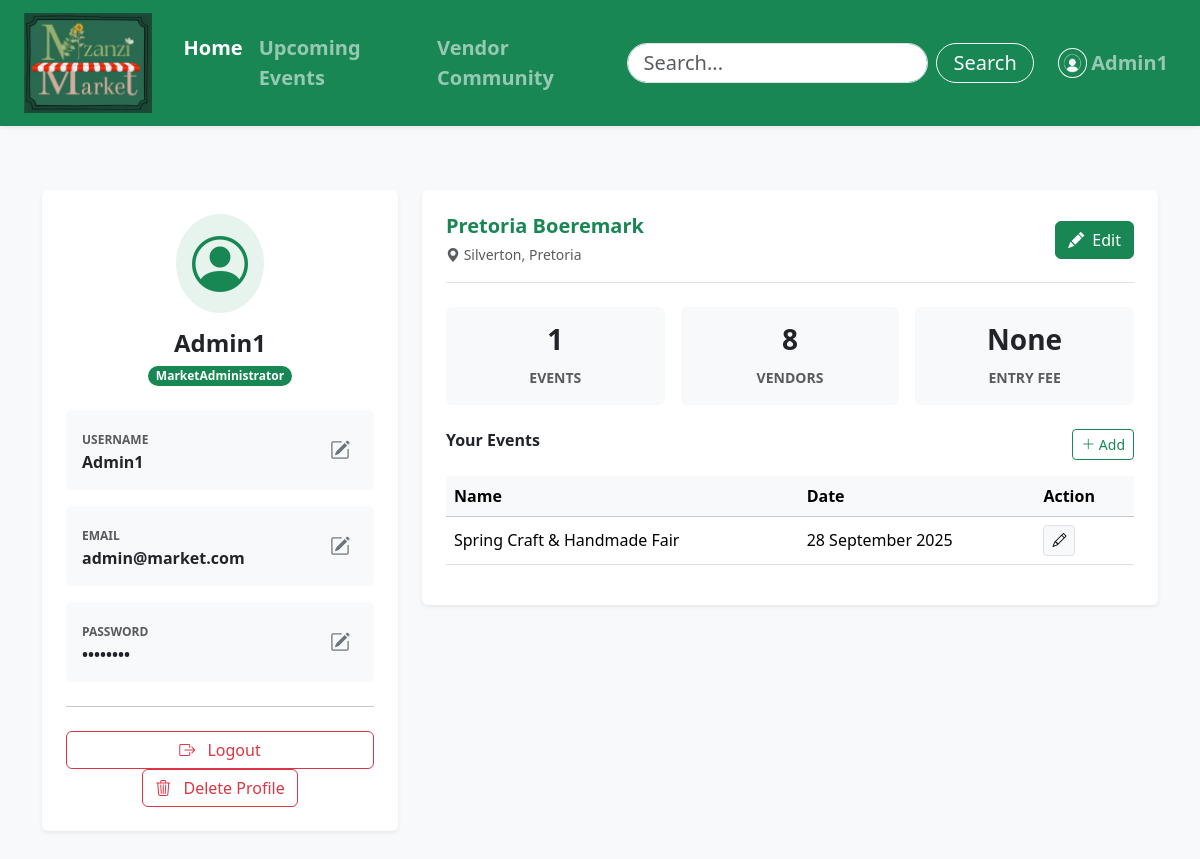
/userpage (signed in), run on the app's committed database.
### tables this page shows
CREATE TABLE "User" (
	"UserID"	INTEGER,
	"Username"	TEXT NOT NULL,
	"Email"	TEXT NOT NULL,
	"Password"	TEXT NOT NULL,
	"Classification"	TEXT NOT NULL CHECK("Classification" IN ('Customer', 'Vendor', 'MarketAdministrator')),
	PRIMARY KEY("UserID" AUTOINCREMENT)
);

CREATE TABLE "Market" (
	"MarketID"	INTEGER,
	"MarketName"	TEXT NOT NULL,
	"MarketDescription"	TEXT,
	"MarketLocationLink"	TEXT,
	"MarketLocation"	TEXT,
	"MarketEntryFee"	TEXT,
	"MarketDate"	DATETIME,
	"MarketDays"	TEXT,
	"MarketPoster"	BLOB,
	"MarketInstagram"	TEXT,
	"MarketFacebook"	TEXT,
	"MarketMap"	BLOB,
	"MarketAdministratorID"	INTEGER,
	PRIMARY KEY("MarketID" AUTOINCREMENT),
	FOREIGN KEY("MarketAdministratorID") REFERENCES "MarketAdministrator"("MarketAdministratorID")
);

CREATE TABLE "Events" (
	"EventID"	INTEGER,
	"EventName"	TEXT NOT NULL,
	"EventDescription"	TEXT,
	"EventDate"	DATETIME,
	"EventDays"	TEXT,
	"EventBookingLink"	TEXT,
	"EventPoster"	BLOB,
	"MarketID"	INTEGER NOT NULL,
	PRIMARY KEY("EventID" AUTOINCREMENT),
	FOREIGN KEY("MarketID") REFERENCES "Market"("MarketID")
);

### app.py (the view, shortened to what this page needs)
@app.route("/userpage", methods=['GET', 'POST'])
def userpage():
    if 'user_id' not in session:
        flash("Please log in to view your profile.", "warning")
        return redirect(url_for("login"))
    conn = get_db_connection()
    conn.row_factory = sqlite3.Row # Ensure we can access columns by name
    user_id = session['user_id']
    user = conn.execute("SELECT * FROM User WHERE UserID = ?", (user_id,)).fetchone()
    market = None
    events = []
    vendors = []
    if user['Classification'] == 'MarketAdministrator': # Note: No space based on your DB
        market = conn.execute("SELECT * FROM Market WHERE MarketAdministratorID = ?", (user_id,)).fetchone()
        if market:
            events = conn.execute("SELECT * FROM Events WHERE MarketID = ?", (market['MarketID'],)).fetchall()
            vendors = conn.execute("SELECT * FROM Vendor").fetchall()
    conn.close()
    return render_template("userpage.html", user=user, market=market, events=events, vendors=vendors)

### templates/userpage.html (shortened to what this page needs)
<!DOCTYPE html>
<html lang="en">
<head>
  <link href="https://cdn.jsdelivr.net/npm/bootstrap@5.3.3/dist/css/bootstrap.min.css" rel="stylesheet">
  <link href="https://cdn.jsdelivr.net/npm/bootstrap-icons/font/bootstrap-icons.css" rel="stylesheet">
</head>
<body class="bg-light">
    <header id="pageTop">
      <nav
        class="navbar navbar-expand-lg navbar-dark bg-success shadow-sm sticky-top py-2"
      >
        <div class="container-fluid px-4">
          <a class="navbar-brand d-flex align-items-center me-3" href="home">
            <img
              src="{{ url_for('static', filename='images/Logo.png') }}"
              alt="Mzanzi Market"
              height="100"
              class="me-2"
            />
          </a>
          <div class="collapse navbar-collapse" id="navbarSupportedContent">
            <ul class="navbar-nav me-auto mb-2 mb-lg-0">
              <li class="nav-item">
                <a class="nav-link fw-semibold fs-5 active" href=""
                  >Home</a
                >
              </li>
              <li class="nav-item">
                <a class="nav-link fw-semibold fs-5" href="events"
                  >Upcoming Events</a
                >
              </li>
              <li class="nav-item">
                <a class="nav-link fw-semibold fs-5" href="vendors"
                  >Vendor Community</a
                >
              </li>
            </ul>
            <div class="d-flex align-items-center">
              <form class="d-flex me-3" role="search">
                <input
                  class="form-control me-2 rounded-pill px-3 py-1 fs-5"
                  type="search"
                  placeholder="Search..."
                  aria-label="Search"
                />
                <button
                  class="btn btn-outline-light rounded-pill px-3 py-1 fs-5"
                  type="submit"
                >
                  Search
                </button>
              </form>
              <ul class="navbar-nav d-flex align-items-center mb-0">
                <li class="nav-item">
                  {% if session.get('user_id') %}
                    <a
                      class="nav-link d-flex align-items-center fw-semibold fs-5"
                      href="{{ url_for('userpage') }}"
                    >
                      <img
                        src="{{ url_for('static', filename='images/usericon.png')}}"
                        alt="User"
                        height="30"
                        class="me-1 rounded-circle border border-light p-1"
                      />
                      <span>{{ session['username'] }}</span>
                    </a>
                  {% endif %}
                </li>
              </ul>
            </div>
          </div>
        </div>
      </nav>
    </header>
    <main>
      <div class="container my-5">
        <div class="row g-4">
          <div class="col-lg-4">
            <div class="card border-0 shadow-sm h-100">
              <div class="card-body text-center p-4">
                <div class="mb-3">
                    <div class="d-inline-block p-3 rounded-circle bg-success bg-opacity-10 text-success">
                        <i class="bi bi-person-circle display-4"></i>
                    </div>
                </div>
                <h4 class="fw-bold mb-1">{{ user['Username'] }}</h4>
                <span class="badge bg-success rounded-pill mb-4">{{ user['Classification'] }}</span>
                <div class="text-start d-grid gap-3">
                    <div class="p-3 bg-light rounded d-flex justify-content-between align-items-center">
                        <div>
                            <small class="text-muted text-uppercase fw-bold" style="font-size: 0.75rem;">Username</small>
                            <div class="fw-semibold">{{ user['Username'] }}</div>
                        </div>
                        <button class="btn btn-sm btn-outline-secondary border-0" data-bs-toggle="modal" data-bs-target="#editUsernameModal">
                            <i class="bi bi-pencil-square fs-5"></i>
                        </button>
                    </div>
                    <div class="p-3 bg-light rounded d-flex justify-content-between align-items-center">
                        <div class="text-truncate pe-2">
                            <small class="text-muted text-uppercase fw-bold" style="font-size: 0.75rem;">Email</small>
                            <div class="fw-semibold text-truncate">{{ user['Email'] }}</div>
                        </div>
                        <button class="btn btn-sm btn-outline-secondary border-0" data-bs-toggle="modal" data-bs-target="#editEmailModal">
                             <i class="bi bi-pencil-square fs-5"></i>
                        </button>
                    </div>
                    <div class="p-3 bg-light rounded d-flex justify-content-between align-items-center">
                        <div>
                            <small class="text-muted text-uppercase fw-bold" style="font-size: 0.75rem;">Password</small>
                            <div class="fw-semibold">••••••••</div>
                        </div>
                        <button class="btn btn-sm btn-outline-secondary border-0" data-bs-toggle="modal" data-bs-target="#editPasswordModal">
                             <i class="bi bi-pencil-square fs-5"></i>
                        </button>
                    </div>
                </div>
                <hr class="my-4">
                <a href="{{ url_for('logout') }}" class="btn btn-outline-danger w-100">
                    <i class="bi bi-box-arrow-right me-2"></i> Logout
                </a>
                <button action="delete_profile" type="button" class="btn btn-outline-danger" data-bs-toggle="modal" data-bs-target="#deleteProfileModal">
                    <i class="bi bi-trash3 me-2"></i> Delete Profile
                </button>
              </div>
            </div>
          </div>
          <div class="col-lg-8">
            <div class="d-flex flex-column gap-4">
            {% if user['Classification'] == 'Vendor' %}
              <div class="card border-0 shadow-sm overflow-hidden">
                  <div class="card-header bg-success bg-gradient text-white p-4 border-0">
                      <div class="d-flex justify-content-between align-items-start">
                          <div>
                              <h2 class="fw-bold mb-1">
                                  <i class="bi bi-shop me-2"></i>
                                  {{ user['VendorName'] if user['VendorName'] else user['Username'] }}
                              </h2>
                              <span class="badge bg-white text-success rounded-pill border border-white">
                                  {{ user['VendorOfferingType'] if user['VendorOfferingType'] else 'General Vendor' }}
                              </span>
                          </div>
                          <button class="btn btn-light text-success shadow-sm" data-bs-toggle="modal" data-bs-target="#editVendorModal">
                              <i class="bi bi-pencil-fill me-1"></i> Edit Profile
                          </button>
                      </div>
                  </div>
                  <div class="card-body p-4">
                      <div class="mb-4">
                          <h6 class="fw-bold text-secondary text-uppercase small">About the Stall</h6>
                          <p class="lead fs-6 text-muted">
                              {{ user['VendorDescription'] if user['VendorDescription'] else 'No description added yet. Click "Edit Profile" to tell customers what you sell!' }}
                          </p>
                      </div>
                      <hr class="text-muted opacity-25">
                      <div class="row g-4 mt-2">
                          <div class="col-md-6">
                              <h6 class="fw-bold text-secondary text-uppercase small mb-3">Contact Details</h6>
                              <div class="d-flex align-items-center mb-2">
                                  <div class="bg-light p-2 rounded-circle me-3 text-success">
                                      <i class="bi bi-telephone-fill"></i>
                                  </div>
                                  <div>
                                      <small class="d-block text-muted">Phone / WhatsApp</small>
                                      <span class="fw-semibold">{{ user['VendorContactNumber'] if user['VendorContactNumber'] else 'Not provided' }}</span>
                                  </div>
                              </div>
                              <div class="d-flex align-items-center">
                                  <div class="bg-light p-2 rounded-circle me-3 text-success">
                                      <i class="bi bi-envelope-fill"></i>
                                  </div>
                                  <div>
                                      <small class="d-block text-muted">Email</small>
                                      <span class="fw-semibold">{{ user['Email'] }}</span>
                                  </div>
                              </div>
                          </div>
                          <div class="col-md-6">
                              <h6 class="fw-bold text-secondary text-uppercase small mb-3">Social Media</h6>
                              <div class="d-grid gap-2">
                                  {% if user['VendorInstagram'] %}
                                    <a href="{{ user['VendorInstagram'] }}" target="_blank" class="btn btn-outline-danger border-opacity-25 text-start">
                                        <i class="bi bi-instagram me-2"></i> Instagram
                                    </a>
                                  {% else %}
                                    <button class="btn btn-light text-muted text-start" disabled><i class="bi bi-instagram me-2"></i> No Instagram linked</button>
                                  {% endif %}
                                  {% if user['VendorFacebook'] %}
                                    <a href="{{ user['VendorFacebook'] }}" target="_blank" class="btn btn-outline-primary border-opacity-25 text-start">
                                        <i class="bi bi-facebook me-2"></i> Facebook
                                    </a>
                                  {% else %}
                                    <button class="btn btn-light text-muted text-start" disabled><i class="bi bi-facebook me-2"></i> No Facebook linked</button>
                                  {% endif %}
                              </div>
                          </div>
                      </div>
                  </div>
              </div>
            {% elif user['Classification'] == 'MarketAdministrator' %}
              <div class="card border-0 shadow-sm">
                <div class="card-body p-4">
                  <div class="d-flex justify-content-between align-items-center mb-4 border-bottom pb-3">
                    <div>
                        <h5 class="fw-bold text-success mb-1">
                            {{ market['MarketName'] if market else 'Register Your Market' }}
                        </h5>
                        {% if market %}
                            <small class="text-muted"><i class="bi bi-geo-alt-fill"></i> {{ market['MarketLocation'] }}</small>
                        {% endif %}
                    </div>
                    <button class="btn btn-success" data-bs-toggle="modal" data-bs-target="#editMarketModal">
                        <i class="bi bi-pencil-fill me-1"></i> {{ 'Edit' if market else 'Create' }}
                    </button>
                  </div>
                  <div class="row g-3 text-center mb-4">
                    <div class="col-md-4">
                      <div class="p-3 bg-light rounded">
                        <h3 class="fw-bold text-dark">{{ events|length }}</h3>
                        <small class="text-muted text-uppercase fw-bold">Events</small>
                      </div>
                    </div>
                    <div class="col-md-4">
                      <div class="p-3 bg-light rounded">
                        <h3 class="fw-bold text-dark">{{ vendors|length }}</h3>
                        <small class="text-muted text-uppercase fw-bold">Vendors</small>
                      </div>
                    </div>
                    <div class="col-md-4">
                        <div class="p-3 bg-light rounded">
                          <h3 class="fw-bold text-dark">{{ market['MarketEntryFee'] if market else '-' }}</h3>
                          <small class="text-muted text-uppercase fw-bold">Entry Fee</small>
                        </div>
                      </div>
                  </div>
                   <div class="d-flex justify-content-between align-items-center mb-3">
                        <h6 class="fw-bold">Your Events</h6>
                        <button class="btn btn-sm btn-outline-success" data-bs-toggle="modal" data-bs-target="#editEventModal">
                             <i class="bi bi-plus-lg"></i> Add
                        </button>
                   </div>
                   <div class="table-responsive">
                    <table class="table table-hover align-middle">
                        <thead class="table-light"><tr><th>Name</th><th>Date</th><th>Action</th></tr></thead>
                        <tbody>
                            {% if events %}
                                {% for event in events %}
                                <tr>
                                    <td>{{ event['EventName'] }}</td>
                                    <td>{{ event['EventDate'] }}</td>
                                    <td><button class="btn btn-sm btn-light border"><i class="bi bi-pencil"></i></button></td>
                                </tr>
                                {% endfor %}
                            {% else %}
                                <tr><td colspan="3" class="text-center text-muted">No events found.</td></tr>
                            {% endif %}
                        </tbody>
                    </table>
                   </div>
                </div>
              </div>
            {% endif %}
            </div>
          </div>
        </div>
      </div>
    </main>
</body>
</html>

### data on the page
User: username "Admin1", Username "Admin1", Classification "MarketAdministrator", Email "admin@market.com"
Market: MarketName "Pretoria Boeremark", MarketLocation "Silverton, Pretoria", MarketEntryFee "None"
Events: EventName "Spring Craft & Handmade Fair", EventDate "28 September 2025"

### other printed values
{{ 'Edit' if market else 'Create' }} "Edit"
{{ events|length }} "1"
{{ vendors|length }} "8"
